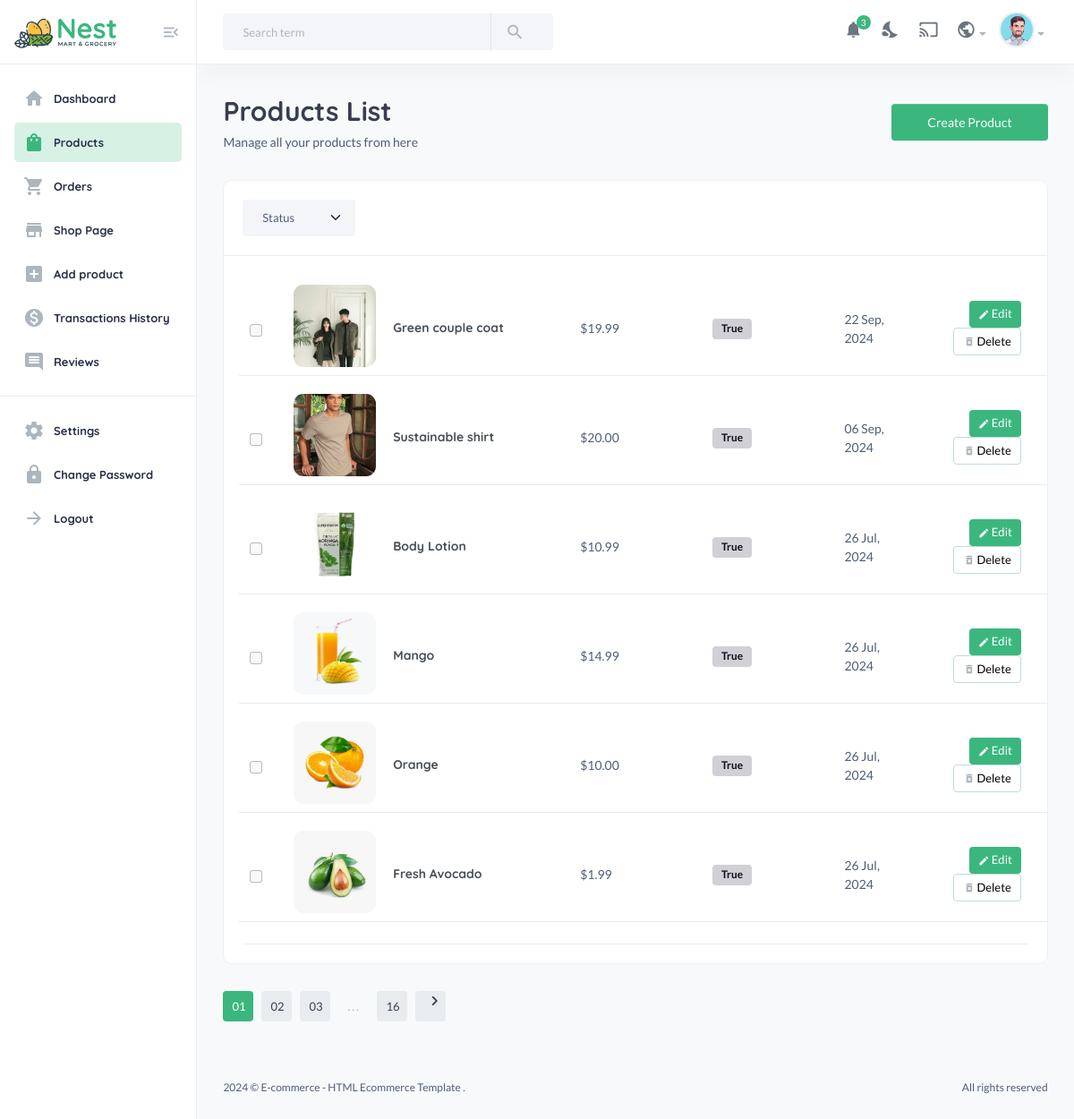
The page /useradmin/products/ on the database as committed earlier.
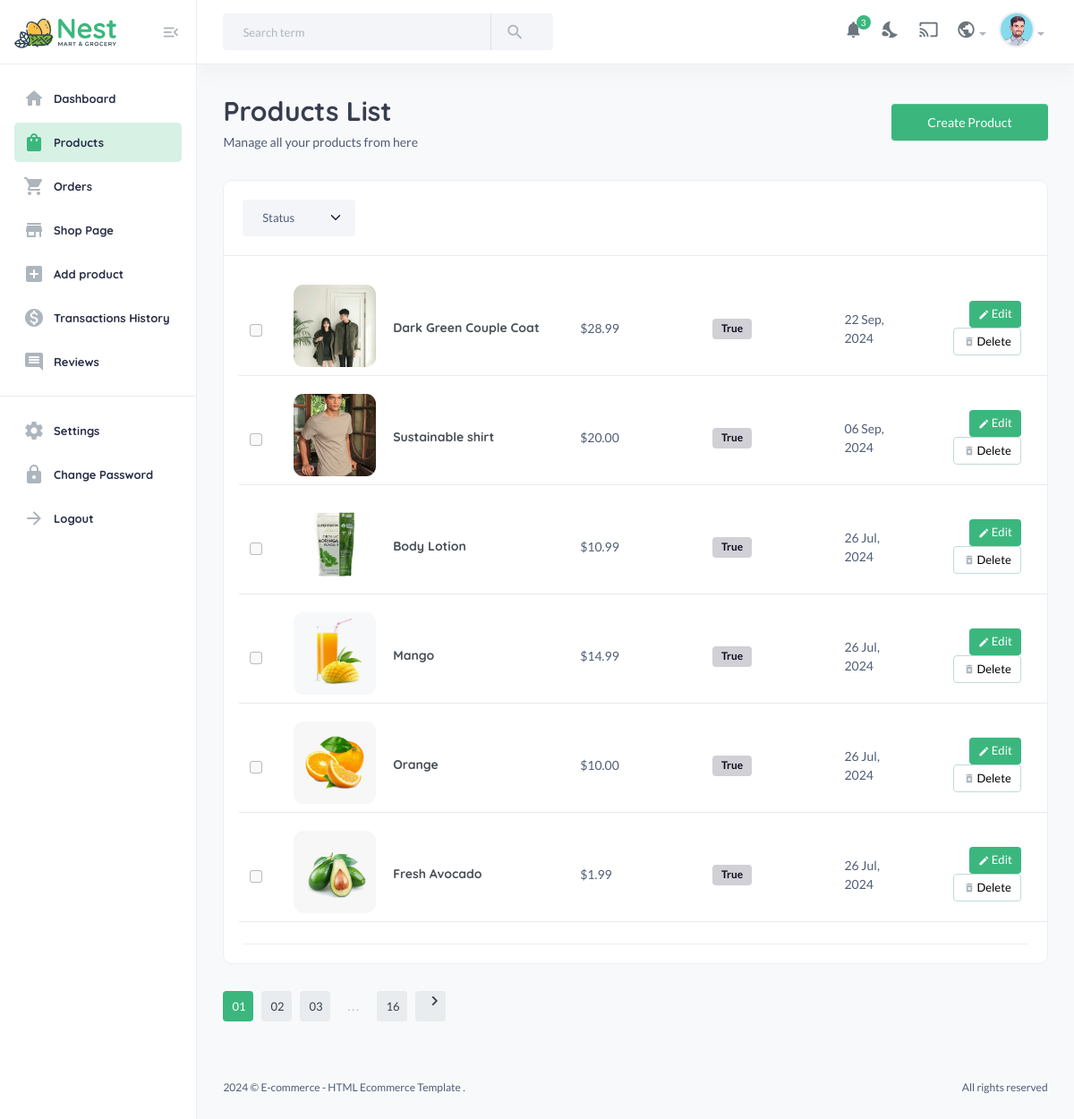
The same page on the database as committed later.
### core/models.py (models this page shows, shortened)
class Product(models.Model):
    pid = ShortUUIDField(unique=True, length=10, prefix="prd")
    title = models.CharField(max_length=255, default="New product")
    image = models.ImageField(upload_to=user_directory_path, default="product.jpg")
    description = CKEditor5Field(null=True, blank=True, default="This is the new product", config_name="extends")
    user = models.ForeignKey(User, on_delete=models.SET_NULL, null=True)
    category = models.ForeignKey(Category, on_delete=models.SET_NULL, null=True, related_name="products")
    vendor = models.ForeignKey(Vendor, on_delete=models.SET_NULL, null=True, related_name="products")
    price = models.DecimalField(max_digits=6, decimal_places=2, default="1.99")
    old_price = models.DecimalField(max_digits=6, decimal_places=2, default="2.99")
    specifications = CKEditor5Field(null=True, blank=True, config_name="extends")
    type = models.CharField(max_length=255, default="Organic", null=True, blank=True)
    stock = models.IntegerField(default=10, null=True, blank=True)
    life = models.CharField(max_length=100, default="100 Days", null=True, blank=True)
    mfg = models.DateTimeField(auto_now_add=False, null=True, blank=True)
    tags = TaggableManager(blank=True)
    product_status = models.CharField(choices=STATUSES, max_length=10, default="in_review")
    status = models.BooleanField(default=True)
    in_stock = models.BooleanField(default=True)
    featured = models.BooleanField(default=False)
    digital =  models.BooleanField(default=False)
    sku = ShortUUIDField(unique=True, length=4, max_length=10, prefix="sku", alphabet="1234567890")
    date = models.DateTimeField(auto_now_add=True)
    updated = models.DateTimeField(null=True, blank=True)
    class Meta:
        verbose_name_plural = "Products"

### useradmin/views.py (the view)
# urls.py: path("products/", views.product_list_view, name="product-list"),
def products(request):
    products =  Product.objects.all().order_by("-date")
    categories = Category.objects.all()
    context = {
        "products": products,
        "categories": categories,
    }
    return render(request, "useradmin/products.html", context)

### core/context_processors.py (called while the page is built)
def default(request):
    categories = Category.objects.all()
    vendors = Vendor.objects.all()
    min_max_price = Product.objects.aggregate(Min("price"), Max("price"))
    user_wishlist = []
    if request.user.is_authenticated:
        user_wishlist = [item.product.pid for item in WishList.objects.filter(user=request.user)]
    try:
        address = Address.objects.get(user=request.user)
    except:
        address = None
    return {
        'categories': categories,
        'vendors': vendors,
        'address': address,
        'min_max_price': min_max_price,
        'user_wishlist': user_wishlist,
    }

### templates/useradmin/products.html (shortened to what this page needs)
{% extends 'useradmin/base.html' %}
{% load static %}
{% block content %}
<section class="content-main">
    <div class="content-header">
        <div>
            <h2 class="content-title card-title">Products List</h2>
            <p>Manage all your products from here</p>
        </div>
        <div>
            <a href="{% url 'useradmin:add-product' %}" class="btn btn-primary btn-sm rounded">Create Product</a>
        </div>
    </div>
    <div class="card mb-4">
        <header class="card-header">
            <div class="row align-items-center">
                <div class="col-md-2 col-6">
                    <select class="form-select">
                        <option selected>Status</option>
                    </select>
                </div>
            </div>
        </header>
        <div class="card-body">
            <article class="itemlist">
                {% for product in products %}
                <div class="row align-items-center">
                    <div class="col col-check flex-grow-0">
                        <div class="form-check">
                            <input class="form-check-input" type="checkbox" />
                        </div>
                    </div>
                    <div class="col-lg-4 col-sm-4 col-8 flex-grow-1 col-name">
                        <a class="itemside" href="">
                            <div class="left">
                                <img src="{{product.image.url}}" style="width: 100px; height: 100px; object-fit: cover; border-radius: 15px" class="img-sm img-thumbnail" alt="Item" />
                            </div>
                            <div class="info">
                                <h6 class="mb-0">{{product.title}}</h6>
                            </div>
                        </a>
                    </div>
                    <div class="col-lg-2 col-sm-2 col-4 col-price"><span>${{product.price}}</span></div>
                    <div class="col-lg-2 col-sm-2 col-4 col-status">
                        <span class="badge alert-dark">{{product.status}}</span>
                    </div>
                    <div class="col-lg-1 col-sm-2 col-4 col-date">
                        <span>{{product.date|date:"d M, Y"}}</span>
                    </div>
                    <div class="col-lg-2 col-sm-2 col-4 col-action text-end">
                        <a href="{% url 'useradmin:edit-product' product.pid %}" class="btn btn-sm font-sm rounded btn-brand"> <i class="material-icons md-edit"></i> Edit </a>
                        <a href="{% url 'useradmin:delete-product' product.pid %}" class="btn btn-sm font-sm btn-light rounded"> <i class="material-icons md-delete_forever"></i> Delete </a>
                    </div>
                    <hr>
                </div>
                {% endfor %}
            </article>
        </div>
    </div>
    <div class="pagination-area mt-30 mb-50">
        <nav aria-label="Page navigation example">
            <ul class="pagination justify-content-start">
                <li class="page-item active"><a class="page-link" href="#">01</a></li>
                <li class="page-item"><a class="page-link" href="#">02</a></li>
                <li class="page-item"><a class="page-link" href="#">03</a></li>
                <li class="page-item"><a class="page-link dot" href="#">...</a></li>
                <li class="page-item"><a class="page-link" href="#">16</a></li>
                <li class="page-item">
                    <a class="page-link" href="#"><i class="material-icons md-chevron_right"></i></a>
                </li>
            </ul>
        </nav>
    </div>
</section>
{% endblock %}

### templates/useradmin/base.html (shortened to what this page needs)
{% load static %}
<!DOCTYPE html>
<html lang="en">
    <head>
        <link href="{% static 'assets2/css/main.css' %}" rel="stylesheet" type="text/css" />
        <link rel="stylesheet" href="https://cdnjs.cloudflare.com/ajax/libs/font-awesome/6.0.0/css/all.min.css" />
    </head>
    <body>
        <aside class="navbar-aside" id="offcanvas_aside">
            <div class="aside-top">
                <a href="index.html" class="brand-wrap">
                    <img src="{% static 'assets2/imgs/theme/logo.svg' %}" class="logo" alt="E-commerce Dashboard" />
                </a>
                <div>
                    <button class="btn btn-icon btn-aside-minimize"><i class="text-muted material-icons md-menu_open"></i></button>
                </div>
            </div>
            <nav>
                <ul class="menu-aside">
                    <li class="menu-item {% if '/useradmin/dashboard' in request.path %}active{% endif %}">
                        <a class="menu-link" href="{% url 'useradmin:dashboard' %}">
                            <i class="icon material-icons md-home"></i>
                            <span class="text">Dashboard</span>
                        </a>
                    </li>
                    <li class="menu-item {% if '/useradmin/products' in request.path %}active{% endif %}">
                        <a class="menu-link" href="{% url 'useradmin:products' %}">
                            <i class="icon material-icons md-shopping_bag"></i>
                            <span class="text">Products</span>
                        </a>
                    </li>
                    <li class="menu-item {% if '/useradmin/orders' in request.path %}active{% endif %}">
                        <a class="menu-link" href="{% url 'useradmin:orders' %}">
                            <i class="icon material-icons md-shopping_cart"></i>
                            <span class="text">Orders</span>
                        </a>
                    </li>
                    <li class="menu-item">
                        <a class="menu-link" href="page-sellers-cards.html">
                            <i class="icon material-icons md-store"></i>
                            <span class="text">Shop Page</span>
                        </a>
                    </li>
                    <li class="menu-item ">
                        <a class="menu-link" href="{% url 'useradmin:add-product' %}">
                            <i class="icon material-icons md-add_box"></i>
                            <span class="text">Add product</span>
                        </a>
                    </li>
                    <li class="menu-item ">
                        <a class="menu-link" href="page-transactions-1.html">
                            <i class="icon material-icons md-monetization_on"></i>
                            <span class="text">Transactions History</span>
                        </a>
                    </li>
                    <li class="menu-item">
                        <a class="menu-link" href="page-reviews.html">
                            <i class="icon material-icons md-comment"></i>
                            <span class="text">Reviews</span>
                        </a>
                    </li>
                </ul>
                <hr />
                <ul class="menu-aside">
                    <li class="menu-item">
                        <a class="menu-link" href="#">
                            <i class="icon material-icons md-settings"></i>
                            <span class="text">Settings</span>
                        </a>
                    </li>
                    <li class="menu-item">
                        <a class="menu-link" href="page-blank.html">
                            <i class="icon material-icons md-lock"></i>
                            <span class="text"> Change Password </span>
                        </a>
                    </li>
                    <li class="menu-item">
                        <a class="menu-link" href="#">
                            <i class="icon material-icons md-arrow_forward"></i>
                            <span class="text">Logout</span>
                        </a>
                    </li>
                </ul>
                <br />
                <br />
            </nav>
        </aside>
        <main class="main-wrap">
            <header class="main-header navbar">
                <div class="col-search">
                    <form class="searchform">
                        <div class="input-group">
                            <input list="search_terms" type="text" class="form-control" placeholder="Search term" />
                            <button class="btn btn-light bg" type="button"><i class="material-icons md-search"></i></button>
                        </div>
                    </form>
                </div>
                <div class="col-nav">
                    <ul class="nav">
                        <li class="nav-item">
                            <a class="nav-link btn-icon" href="#">
                                <i class="material-icons md-notifications animation-shake"></i>
                                <span class="badge rounded-pill">3</span>
                            </a>
                        </li>
                        <li class="nav-item">
                            <a class="nav-link btn-icon darkmode" href="#"> <i class="material-icons md-nights_stay"></i> </a>
                        </li>
                        <li class="nav-item">
                            <a href="#" class="requestfullscreen nav-link btn-icon"><i class="material-icons md-cast"></i></a>
                        </li>
                        <li class="dropdown nav-item">
                            <a class="dropdown-toggle" data-bs-toggle="dropdown" href="#" id="dropdownLanguage" aria-expanded="false"><i class="material-icons md-public"></i></a>
                        </li>
                        <li class="dropdown nav-item">
                            <a class="dropdown-toggle" data-bs-toggle="dropdown" href="#" id="dropdownAccount" aria-expanded="false"> <img class="img-xs rounded-circle" src="{% static 'assets2/imgs/people/avatar-2.png' %}" alt="User" /></a>
                        </li>
                    </ul>
                </div>
            </header>
            {% block content %}
            {% endblock content %}
            <footer class="main-footer font-xs">
                <div class="row pb-30 pt-15">
                    <div class="col-sm-6">
                        &copy; E-commerce - HTML Ecommerce Template .
                    </div>
                    <div class="col-sm-6">
                        <div class="text-sm-end">All rights reserved</div>
                    </div>
                </div>
            </footer>
        </main>
    </body>
</html>

Rows that differ between the two databases and show on the page:
removed Product: image (picture), title "Green couple coat", price "19.99", status "True", date "22 Sep, 2024"
added Product: image (picture), title "Dark Green Couple Coat", price "28.99", status "True", date "22 Sep, 2024"
